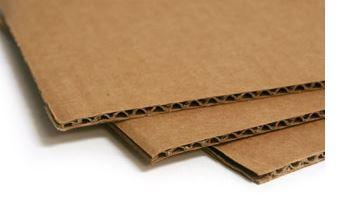
#> input picture DL_model/data/test/cardboard.jpg, 350 x 216 px, given as the content of the folder ../data/dataset-resized/glass, which was not available
$ python tools.py   (older library calls are emulated)
#> lines starting #> are read from the running program, lines starting #| are printed output that depends on the picture; pictures that were not available may be replaced by others from this repository, and a replacement may not be noted
import os
import DL_model.data.constants as cst
import cv2
import numpy as np
from PIL import Image

path = '../data/dataset-resized/'
waste_list = ['glass', 'paper', 'cardboard', 'plastic', 'metal', 'trash']

def write_list_path(data_path = path, written_path = './lst/list_path.lst') :
    """
    Functions which write the data's path from data_path's directory in the written_path's file
    """
    with open(written_path, 'w') as file :
    # for e in os.listdir('./dataset-resized/') :
    #     file.write(e)
        for e in os.listdir(data_path):
            try :
                for f in os.listdir(data_path+e) :
                    file.write(data_path+e+"/"+f+"\n")
            except NotADirectoryError :
                pass

def get_data_number(arg_train, arg_val):
    res = []
    res.append((int(arg_train * cst.NB_GLASS), int(arg_val * cst.NB_GLASS)))
    res.append((int(arg_train * cst.NB_PAPER), int(arg_val * cst.NB_PAPER)))
    res.append((int(arg_train * cst.NB_CARDBOARD), int(arg_val * cst.NB_CARDBOARD)))
    res.append((int(arg_train * cst.NB_PLASTIC), int(arg_val * cst.NB_PLASTIC)))
    res.append((int(arg_train * cst.NB_METAL), int(arg_val * cst.NB_METAL)))
    res.append((int(arg_train * cst.NB_TRASH), int(arg_val * cst.NB_TRASH)))
    return res

def write_list_path_divided(arg_train, arg_val, arg_test) :
    """
    Functions which takes an arg (float between 0 and 1) and which divides the data-set :
    size of train's data : len(data-set) * arg
    size of test's data : len(data-set) * (1-arg)
    """
    written_path_train = '../data/lst/list_path_train.lst'
    written_path_val = '../data/lst/list_path_val.lst'
    written_path_test = '../data/lst/list_path_test.lst'
    if (arg_train+arg_val+arg_test) != 1 :
        raise ValueError
    nb = get_data_number(arg_train, arg_val)
    with open(written_path_train, 'w') as train_file :
        with open(written_path_val, 'w') as val_file :
            with open(written_path_test, 'w') as test_file :
                waste_indice = 0
                for waste in waste_list :
                    i = 0
                    borne = nb[waste_indice]
                    for f in os.listdir(path+waste) :
                        if i < borne[0] :
                            train_file.write(path + waste + "/" + f + "\n")
                        elif i < borne[0]+borne[1]:
                            val_file.write(path + waste + "/" + f + "\n")
                        else :
                            test_file.write(path + waste + "/" + f + "\n")

                        i += 1


def get_labels():
    """
    :param path: file of images' path
    Function which create a file with the labels of the path
    """
    for name in ['train', 'val', 'test']:
        file_path = '../data/lst/list_path_'+name+'.lst'
        written_path = '../data/lst/'+name+'_label.lst'

        with open(written_path, 'w') as res :
            with open(file_path, 'r') as list :
                ligns = list.readlines()
            for l in ligns :
                if 'glass' in l :
                    res.writelines(str(cst.GLASS)+"\n")
                if "paper" in l :
                    res.writelines(str(cst.PAPER)+"\n")
                if 'cardboard' in l :
                    res.writelines(str(cst.CARDBOARD)+"\n")
                if 'metal' in l:
                    res.writelines(str(cst.METAL) + "\n")
                if 'plastic' in l:
                    res.writelines(str(cst.PLASTIC) + "\n")
                if 'trash' in l:
                    res.writelines(str(cst.TRASH) + "\n")

def get_vector_labels():
    """"""
    for name in ['train', 'val', 'test']:
        file_path = '../data/lst/'+name+'_label.lst'
        written_path = '../data/lst/'+name+'_label.lab'
        with open(written_path, 'w') as res :
            with open(file_path, 'r') as list :
                ligns = list.readlines()
            for l in ligns :
                temp = [0,0,0,0,0,0]
                temp[int(l)] = 1
                str_res = ""
                for i in range(0,6):
                    str_res = str_res + str(temp[i]) + " "
                res.write(str_res + "\n")

def get_npy_labels():
    for name in ['train', 'val', 'test']:
        vector_path = '../data/lst/'+name+'_label.lab'
        written_path = '../data/numpy/'+name+'_label.npy'
        lab_train = np.loadtxt(vector_path, int)
        np.save(written_path, lab_train)


def obtainFilePath(path_images_filename = "./list_path.lst"):
    # read list of images
    with open(path_images_filename, 'r') as path_images_file:
        path_images = [x.strip() for x in path_images_file.readlines()]
    return path_images


def meanRGB() :
    print("MeanRGB")
    path_images = obtainFilePath()
    r = 0
    g = 0
    b = 0
    j = 0
    for l in range(len(path_images)):
        imname = path_images[l]
        image_temp = cv2.imread(imname)
        i = 0
        b_temp = 0
        g_temp = 0
        r_temp = 0
        for e in image_temp :

            for e_e in e :
                b_temp += e_e[0]
                g_temp += e_e[1]
                r_temp += e_e[2]
                i += 1
        b += b_temp/i
        g += g_temp/i
        r += r_temp/i
        j += 1
    return (r/j,g/j,r/j)


def writeInNumpyFile():
    for e in ['train', 'val', 'test'] :
        path_images_filename = "../data/lst/list_path_"+e+".lst"
        npy_file = '../data/numpy/'+e+'_images.npy'

        path_images = obtainFilePath(path_images_filename=path_images_filename)
        # loaded_img_train = images
        images = np.zeros((len(path_images), 227, 227, 3))

        mean_R = int(171.6348940959126)
        mean_G = int(163.14820336282835)
        mean_B = int(171.6348940959126)

        for l in range(len(path_images)):
            imname = path_images[l]
            image = Image.open(imname)
#> image is the input picture: PIL image 350x216 RGB; mean R, G, B 194.1, 167.1, 139.5
            image = image.resize((227, 227), Image.ANTIALIAS)
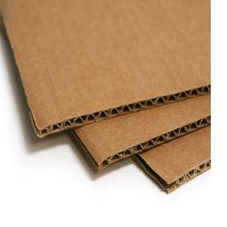
#> image: PIL image 227x227 RGB; mean R, G, B 194.1, 167.1, 139.5
            image = np.array(image)
            if len(image.shape) != 3:  # gray-image
                final_image = np.zeros((227, 227, 3))
                for c in range(3):  # gray to RGB
                    final_image[:, :, c] = image
            else:
                final_image = image


            # Normalization
            final_image[:, :, 0] -= mean_R
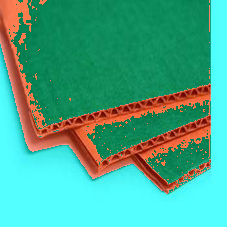
#> final_image: shape (227, 227, 3); mean R, G, B 71.1, 167.1, 139.5
            final_image[:, :, 1] -= mean_G
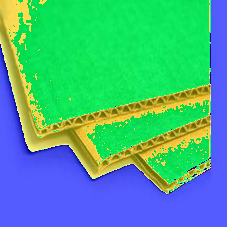
#> final_image: shape (227, 227, 3); mean R, G, B 71.1, 170.6, 139.5
            final_image[:, :, 2] -= mean_B
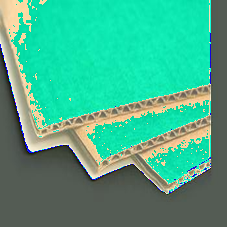
#> final_image: shape (227, 227, 3); mean R, G, B 71.1, 170.6, 136.5
            images[l, :, :, :] = final_image
        print(images.shape)
        # save images in numpy file
        np.save(npy_file, images)

def defined_data_set(arg_train, arg_val, arg_test):
    write_list_path_divided(arg_train=arg_train, arg_val=arg_val, arg_test=arg_test)
    writeInNumpyFile()
    get_labels()
    get_vector_labels()
    get_npy_labels()

#write_list_path_divided(0.6, 0.1, 0.3)
#> (the run stopped early here; a loop or call above may not have finished)
